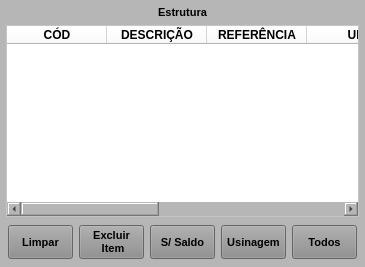
           <widget class="QWidget" name="widget_Cor2" native="true">
            <property name="minimumSize">
             <size>
              <width>0</width>
              <height>0</height>
             </size>
            </property>
            <property name="font">
             <font>
              <pointsize>8</pointsize>
             </font>
            </property>
            <property name="styleSheet">
             <string notr="true">background-color: rgb(182, 182, 182);</string>
            </property>
            <layout class="QVBoxLayout" name="verticalLayout_4">
             <property name="spacing">
              <number>6</number>
             </property>
             <property name="leftMargin">
              <number>6</number>
             </property>
             <property name="topMargin">
              <number>6</number>
             </property>
             <property name="rightMargin">
              <number>6</number>
             </property>
             <property name="bottomMargin">
              <number>6</number>
             </property>
             <item>
              <widget class="QLabel" name="label_Titulo">
               <property name="maximumSize">
                <size>
                 <width>16777215</width>
                 <height>18</height>
                </size>
               </property>
               <property name="font">
                <font>
                 <pointsize>8</pointsize>
                 <weight>75</weight>
                 <bold>true</bold>
                </font>
               </property>
               <property name="text">
                <string>Estrutura</string>
               </property>
               <property name="alignment">
                <set>Qt::AlignCenter</set>
               </property>
              </widget>
             </item>
             <item>
              <widget class="QTableWidget" name="table_Estrutura">
               <property name="sizePolicy">
                <sizepolicy hsizetype="Preferred" vsizetype="Preferred">
                 <horstretch>0</horstretch>
                 <verstretch>0</verstretch>
                </sizepolicy>
               </property>
               <property name="font">
                <font>
                 <pointsize>8</pointsize>
                </font>
               </property>
               <property name="styleSheet">
                <string notr="true">background-color: rgb(255, 255, 255);</string>
               </property>
               <attribute name="horizontalHeaderDefaultSectionSize">
                <number>100</number>
               </attribute>
               <attribute name="horizontalHeaderMinimumSectionSize">
                <number>39</number>
               </attribute>
               <attribute name="verticalHeaderDefaultSectionSize">
                <number>0</number>
               </attribute>
               <attribute name="verticalHeaderMinimumSectionSize">
                <number>0</number>
               </attribute>
               <column>
                <property name="text">
                 <string>CÓD</string>
                </property>
                <property name="font">
                 <font>
                  <weight>75</weight>
                  <bold>true</bold>
                 </font>
                </property>
                <property name="textAlignment">
                 <set>AlignCenter</set>
                </property>
               </column>
               <column>
                <property name="text">
                 <string>DESCRIÇÃO</string>
                </property>
                <property name="font">
                 <font>
                  <weight>75</weight>
                  <bold>true</bold>
                 </font>
                </property>
                <property name="textAlignment">
                 <set>AlignCenter</set>
                </property>
               </column>
               <column>
                <property name="text">
                 <string>REFERÊNCIA</string>
                </property>
                <property name="font">
                 <font>
                  <weight>75</weight>
                  <bold>true</bold>
                 </font>
                </property>
                <property name="textAlignment">
                 <set>AlignCenter</set>
                </property>
               </column>
               <column>
                <property name="text">
                 <string>UM</string>
                </property>
                <property name="font">
                 <font>
                  <weight>75</weight>
                  <bold>true</bold>
                 </font>
                </property>
                <property name="textAlignment">
                 <set>AlignCenter</set>
                </property>
               </column>
               <column>
                <property name="text">
                 <string>QTDE</string>
                </property>
                <property name="font">
                 <font>
                  <weight>75</weight>
                  <bold>true</bold>
                 </font>
                </property>
                <property name="textAlignment">
                 <set>AlignCenter</set>
                </property>
               </column>
               <column>
                <property name="text">
                 <string>LOCAL</string>
                </property>
                <property name="font">
                 <font>
                  <weight>75</weight>
                  <bold>true</bold>
                 </font>
                </property>
                <property name="textAlignment">
                 <set>AlignCenter</set>
                </property>
               </column>
               <column>
                <property name="text">
                 <string>SALDO</string>
                </property>
                <property name="font">
                 <font>
                  <family>MS Shell Dlg 2</family>
                  <pointsize>8</pointsize>
                  <weight>75</weight>
                  <bold>true</bold>
                 </font>
                </property>
                <property name="textAlignment">
                 <set>AlignCenter</set>
                </property>
               </column>
              </widget>
             </item>
             <item>
              <widget class="QWidget" name="widget" native="true">
               <property name="minimumSize">
                <size>
                 <width>0</width>
                 <height>0</height>
                </size>
               </property>
               <property name="maximumSize">
                <size>
                 <width>16777215</width>
                 <height>40</height>
                </size>
               </property>
               <property name="font">
                <font>
                 <pointsize>8</pointsize>
                </font>
               </property>
               <layout class="QHBoxLayout" name="horizontalLayout_4">
                <property name="leftMargin">
                 <number>2</number>
                </property>
                <property name="topMargin">
                 <number>2</number>
                </property>
                <property name="rightMargin">
                 <number>2</number>
                </property>
                <property name="bottomMargin">
                 <number>2</number>
                </property>
                <item>
                 <widget class="QPushButton" name="btn_Limpar_Estrut">
                  <property name="sizePolicy">
                   <sizepolicy hsizetype="Preferred" vsizetype="Preferred">
                    <horstretch>0</horstretch>
                    <verstretch>0</verstretch>
                   </sizepolicy>
                  </property>
                  <property name="maximumSize">
                   <size>
                    <width>65</width>
                    <height>16777215</height>
                   </size>
                  </property>
                  <property name="font">
                   <font>
                    <pointsize>8</pointsize>
                    <weight>75</weight>
                    <bold>true</bold>
                   </font>
                  </property>
                  <property name="cursor">
                   <cursorShape>PointingHandCursor</cursorShape>
                  </property>
                  <property name="layoutDirection">
                   <enum>Qt::LeftToRight</enum>
                  </property>
                  <property name="autoFillBackground">
                   <bool>false</bool>
                  </property>
                  <property name="styleSheet">
                   <string notr="true">background-color: rgb(141, 141, 141);</string>
                  </property>
                  <property name="text">
                   <string>Limpar</string>
                  </property>
                  <property name="checkable">
                   <bool>false</bool>
                  </property>
                  <property name="autoDefault">
                   <bool>false</bool>
                  </property>
                  <property name="default">
                   <bool>false</bool>
                  </property>
                  <property name="flat">
                   <bool>false</bool>
                  </property>
                 </widget>
                </item>
                <item>
                 <widget class="QPushButton" name="btn_ExcluirItem_Est">
                  <property name="sizePolicy">
                   <sizepolicy hsizetype="Preferred" vsizetype="Preferred">
                    <horstretch>0</horstretch>
                    <verstretch>0</verstretch>
                   </sizepolicy>
                  </property>
                  <property name="minimumSize">
                   <size>
                    <width>0</width>
                    <height>0</height>
                   </size>
                  </property>
                  <property name="maximumSize">
                   <size>
                    <width>65</width>
                    <height>16777215</height>
                   </size>
                  </property>
                  <property name="font">
                   <font>
                    <pointsize>8</pointsize>
                    <weight>75</weight>
                    <bold>true</bold>
                   </font>
                  </property>
                  <property name="cursor">
                   <cursorShape>PointingHandCursor</cursorShape>
                  </property>
                  <property name="layoutDirection">
                   <enum>Qt::LeftToRight</enum>
                  </property>
                  <property name="autoFillBackground">
                   <bool>false</bool>
                  </property>
                  <property name="styleSheet">
                   <string notr="true">background-color: rgb(141, 141, 141);</string>
                  </property>
                  <property name="text">
                   <string>Excluir 
 Item</string>
                  </property>
                  <property name="checkable">
                   <bool>false</bool>
                  </property>
                  <property name="autoDefault">
                   <bool>false</bool>
                  </property>
                  <property name="default">
                   <bool>false</bool>
                  </property>
                  <property name="flat">
                   <bool>false</bool>
                  </property>
                 </widget>
                </item>
                <item>
                 <widget class="QPushButton" name="btn_Adicionar_SemSaldo">
                  <property name="sizePolicy">
                   <sizepolicy hsizetype="Preferred" vsizetype="Preferred">
                    <horstretch>0</horstretch>
                    <verstretch>0</verstretch>
                   </sizepolicy>
                  </property>
                  <property name="minimumSize">
                   <size>
                    <width>0</width>
                    <height>0</height>
                   </size>
                  </property>
                  <property name="maximumSize">
                   <size>
                    <width>65</width>
                    <height>16777215</height>
                   </size>
                  </property>
                  <property name="font">
                   <font>
                    <pointsize>8</pointsize>
                    <weight>75</weight>
                    <bold>true</bold>
                   </font>
                  </property>
                  <property name="cursor">
                   <cursorShape>PointingHandCursor</cursorShape>
                  </property>
                  <property name="layoutDirection">
                   <enum>Qt::LeftToRight</enum>
                  </property>
                  <property name="autoFillBackground">
                   <bool>false</bool>
                  </property>
                  <property name="styleSheet">
                   <string notr="true">background-color: rgb(141, 141, 141);</string>
                  </property>
                  <property name="text">
                   <string>S/ Saldo</string>
                  </property>
                  <property name="checkable">
                   <bool>false</bool>
                  </property>
                  <property name="autoDefault">
                   <bool>false</bool>
                  </property>
                  <property name="default">
                   <bool>false</bool>
                  </property>
                  <property name="flat">
                   <bool>false</bool>
                  </property>
                 </widget>
                </item>
                <item>
                 <widget class="QPushButton" name="btn_Adicionar_Usinagem">
                  <property name="sizePolicy">
                   <sizepolicy hsizetype="Preferred" vsizetype="Preferred">
                    <horstretch>0</horstretch>
                    <verstretch>0</verstretch>
                   </sizepolicy>
                  </property>
                  <property name="maximumSize">
                   <size>
                    <width>65</width>
                    <height>16777215</height>
                   </size>
                  </property>
                  <property name="font">
                   <font>
                    <pointsize>8</pointsize>
                    <weight>75</weight>
                    <bold>true</bold>
                   </font>
                  </property>
                  <property name="cursor">
                   <cursorShape>PointingHandCursor</cursorShape>
                  </property>
                  <property name="layoutDirection">
                   <enum>Qt::LeftToRight</enum>
                  </property>
                  <property name="autoFillBackground">
                   <bool>false</bool>
                  </property>
                  <property name="styleSheet">
                   <string notr="true">background-color: rgb(141, 141, 141);</string>
                  </property>
                  <property name="text">
                   <string>Usinagem</string>
                  </property>
                  <property name="checkable">
                   <bool>false</bool>
                  </property>
                  <property name="autoDefault">
                   <bool>false</bool>
                  </property>
                  <property name="default">
                   <bool>false</bool>
                  </property>
                  <property name="flat">
                   <bool>false</bool>
                  </property>
                 </widget>
                </item>
                <item>
                 <widget class="QPushButton" name="btn_Adicionar_Todos">
                  <property name="sizePolicy">
                   <sizepolicy hsizetype="Preferred" vsizetype="Preferred">
                    <horstretch>0</horstretch>
                    <verstretch>0</verstretch>
                   </sizepolicy>
                  </property>
                  <property name="minimumSize">
                   <size>
                    <width>0</width>
                    <height>0</height>
                   </size>
                  </property>
                  <property name="maximumSize">
                   <size>
                    <width>65</width>
                    <height>16777215</height>
                   </size>
                  </property>
                  <property name="font">
                   <font>
                    <pointsize>8</pointsize>
                    <weight>75</weight>
                    <bold>true</bold>
                   </font>
                  </property>
                  <property name="cursor">
                   <cursorShape>PointingHandCursor</cursorShape>
                  </property>
                  <property name="layoutDirection">
                   <enum>Qt::LeftToRight</enum>
                  </property>
                  <property name="autoFillBackground">
                   <bool>false</bool>
                  </property>
                  <property name="styleSheet">
                   <string notr="true">background-color: rgb(141, 141, 141);</string>
                  </property>
                  <property name="text">
                   <string>Todos</string>
                  </property>
                  <property name="checkable">
                   <bool>false</bool>
                  </property>
                  <property name="autoDefault">
                   <bool>false</bool>
                  </property>
                  <property name="default">
                   <bool>false</bool>
                  </property>
                  <property name="flat">
                   <bool>false</bool>
                  </property>
                 </widget>
                </item>
               </layout>
              </widget>
             </item>
            </layout>
           </widget>
